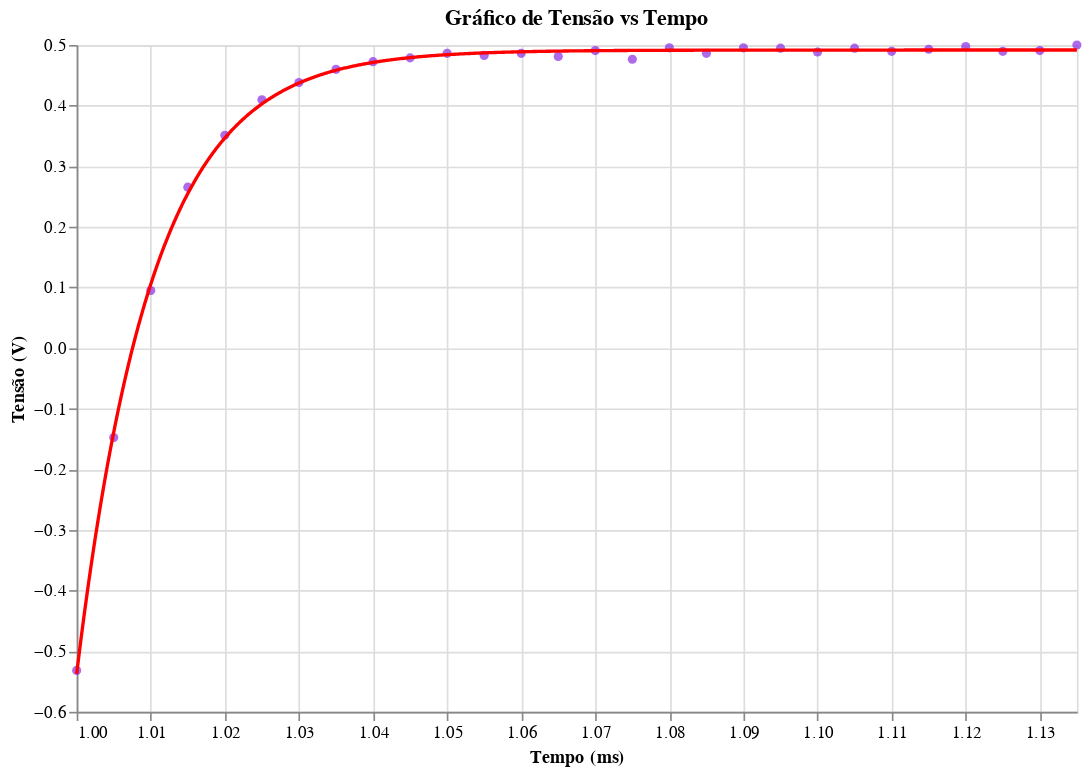

Notebook cell for this chart:
### Code cell
data = aj.slicing_data(path,[1,1.2],Rl=True,ascending=True)
data_regres, b = aj.regres_exp(data,[1,1.2])
(aj.data_x_regression(data,data_regres)).display()

tal_sb = 1/(b*1000)

### Figure 1 — Vega-Lite specification as saved in the notebook (floating-point values rounded to 4 significant figures; data arrays with more than 128 entries replaced by an {"elided": "..."} marker saying what was removed)
{"config": {"view": {"continuousWidth": 300, "continuousHeight": 300}}, "layer": [{"data": {"name": "data-e5a339cf50e864061d9792dad4ff9ef4"}, "mark": {"type": "circle", "color": "blueviolet"}, "encoding": {"x": {"field": "Time", "scale": {"domain": [1.0, 1.135]}, "title": "Tempo (ms)", "type": "quantitative"}, "y": {"field": "U_b", "title": "Tensão (V)", "type": "quantitative"}}, "title": "Gráfico de Tensão vs Tempo"}, {"data": {"name": "data-7b57d45d5bd41c78132af481f6414a8c"}, "mark": {"type": "line", "color": "red"}, "encoding": {"x": {"field": "Time", "scale": {"domain": [1.0, 1.135]}, "title": "Tempo (ms)", "type": "quantitative"}, "y": {"field": "U_b", "title": "Tensão (V)", "type": "quantitative"}}, "title": "Gráfico de Tensão vs Tempo"}], "height": 400, "width": 600, "$schema": "https://vega.github.io/schema/vega-lite/v5.20.1.json", "datasets": {"data-e5a339cf50e864061d9792dad4ff9ef4": [{"Time": 1.0, "U_y": -2.284, "U_b": -0.5317}, {"Time": 1.005, "U_y": 2.502, "U_b": -0.1475}, {"Time": 1.01, "U_y": 2.391, "U_b": 0.09507}, {"Time": 1.015, "U_y": 2.311, "U_b": 0.2655}, {"Time": 1.02, "U_y": 2.244, "U_b": 0.3512}, {"Time": 1.025, "U_y": 2.226, "U_b": 0.4096}, {"Time": 1.03, "U_y": 2.201, "U_b": 0.4381}, {"Time": 1.035, "U_y": 2.195, "U_b": 0.4599}, {"Time": 1.04, "U_y": 2.179, "U_b": 0.4725}, {"Time": 1.045, "U_y": 2.174, "U_b": 0.4788}, {"Time": 1.05, "U_y": 2.178, "U_b": 0.4863}, {"Time": 1.055, "U_y": 2.176, "U_b": 0.4828}, {"Time": 1.06, "U_y": 2.177, "U_b": 0.4863}, {"Time": 1.065, "U_y": 2.177, "U_b": 0.4811}, {"Time": 1.07, "U_y": 2.172, "U_b": 0.4908}, {"Time": 1.075, "U_y": 2.168, "U_b": 0.4765}, {"Time": 1.08, "U_y": 2.177, "U_b": 0.4953}, {"Time": 1.085, "U_y": 2.177, "U_b": 0.4863}, {"Time": 1.09, "U_y": 2.178, "U_b": 0.4953}, {"Time": 1.095, "U_y": 2.171, "U_b": 0.4948}, {"Time": 1.1, "U_y": 2.172, "U_b": 0.4885}, {"Time": 1.105, "U_y": 2.187, "U_b": 0.4948}, {"Time": 1.11, "U_y": 2.183, "U_b": 0.4896}, {"Time": 1.115, "U_y": 2.182, "U_b": 0.4931}, {"Time": 1.12, "U_y": 2.165, "U_b": 0.4976}, {"Time": 1.125, "U_y": 2.181, "U_b": 0.4896}, {"Time": 1.13, "U_y": 2.174, "U_b": 0.4908}, {"Time": 1.135, "U_y": 2.193, "U_b": 0.5}], "data-7b57d45d5bd41c78132af481f6414a8c": {"elided": "1000 records"}}}
